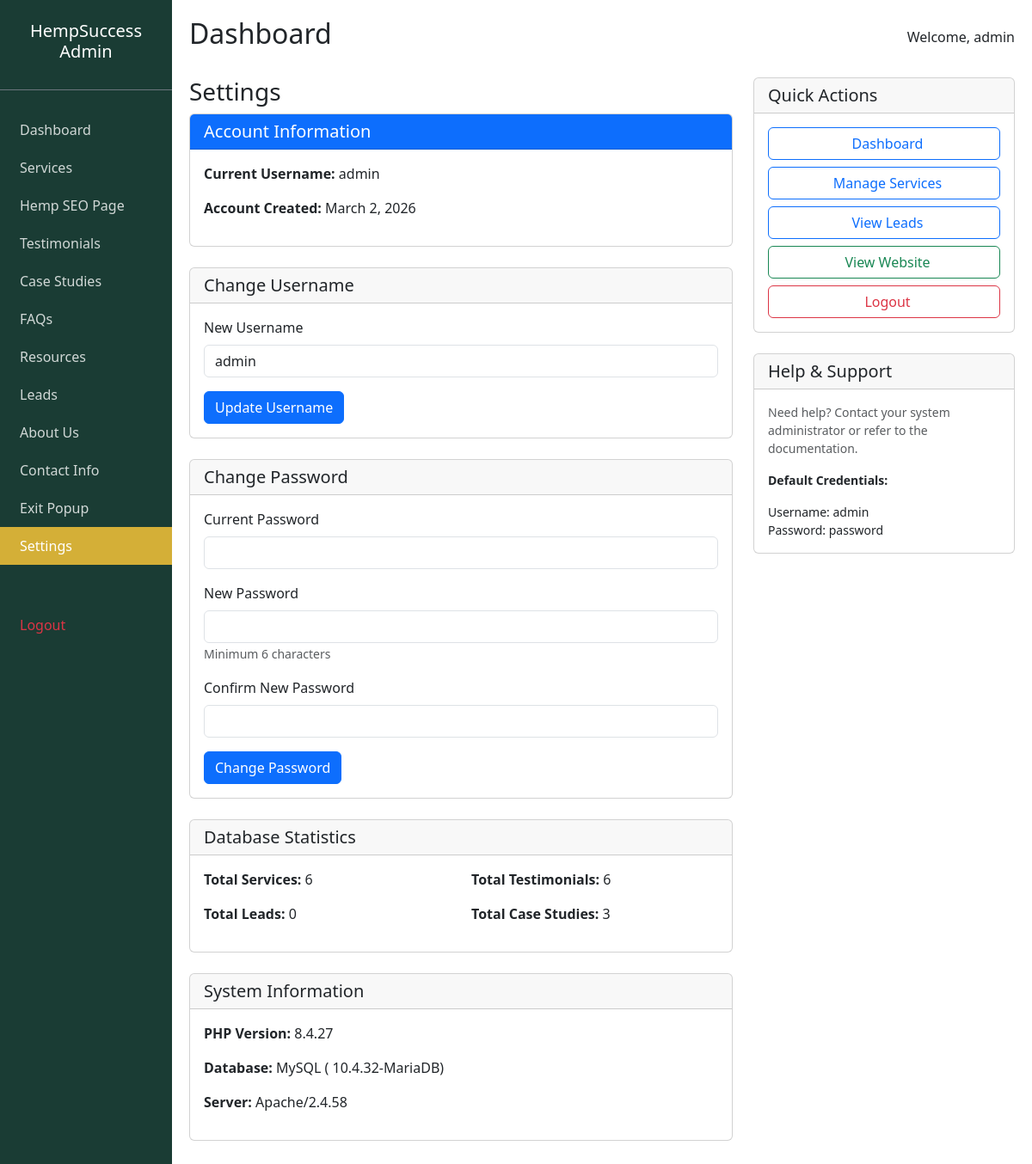
Screenshot of /admin/settings.php (signed in) with the database file from the repository.
### tables this page shows
CREATE TABLE IF NOT EXISTS users (
    id INT AUTO_INCREMENT PRIMARY KEY,
    username VARCHAR(50) NOT NULL UNIQUE,
    password VARCHAR(255) NOT NULL,
    created_at TIMESTAMP DEFAULT CURRENT_TIMESTAMP
);

### admin/settings.php (the view, shortened to what this page needs)
<?php
require_once '../config/db.php';
include 'includes/header.php';
$stmt = $pdo->prepare("SELECT * FROM users WHERE id = ?");
$stmt->execute([$_SESSION['user_id']]);
$current_user = $stmt->fetch();
?>
<div class="row">
    <div class="col-md-8">
        <h3>Settings</h3>
        <div class="card mb-4">
            <div class="card-header bg-primary text-white">
                <h5 class="mb-0">Account Information</h5>
            </div>
            <div class="card-body">
                <p><strong>Current Username:</strong>
                    <?php echo htmlspecialchars($current_user['username']); ?>
                </p>
                <p><strong>Account Created:</strong>
                    <?php echo date('F j, Y', strtotime($current_user['created_at'])); ?>
                </p>
            </div>
        </div>
        <div class="card mb-4">
            <div class="card-header">
                <h5 class="mb-0">Change Username</h5>
            </div>
            <div class="card-body">
                <form method="POST">
                    <div class="mb-3">
                        <label class="form-label">New Username</label>
                        <input type="text" name="new_username" class="form-control"
                            value="<?php echo htmlspecialchars($current_user['username']); ?>" required>
                    </div>
                    <button type="submit" name="change_username" class="btn btn-primary">Update Username</button>
                </form>
            </div>
        </div>
        <div class="card mb-4">
            <div class="card-header">
                <h5 class="mb-0">Change Password</h5>
            </div>
            <div class="card-body">
                <form method="POST">
                    <div class="mb-3">
                        <label class="form-label">Current Password</label>
                        <input type="password" name="current_password" class="form-control" required>
                    </div>
                    <div class="mb-3">
                        <label class="form-label">New Password</label>
                        <input type="password" name="new_password" class="form-control" required>
                        <small class="text-muted">Minimum 6 characters</small>
                    </div>
                    <div class="mb-3">
                        <label class="form-label">Confirm New Password</label>
                        <input type="password" name="confirm_password" class="form-control" required>
                    </div>
                    <button type="submit" name="change_password" class="btn btn-primary">Change Password</button>
                </form>
            </div>
        </div>
        <div class="card mb-4">
            <div class="card-header">
                <h5 class="mb-0">Database Statistics</h5>
            </div>
            <div class="card-body">
                <div class="row">
                    <div class="col-md-6">
                        <p><strong>Total Services:</strong>
                            <?php echo $pdo->query("SELECT COUNT(*) FROM services")->fetchColumn(); ?>
                        </p>
                        <p><strong>Total Leads:</strong>
                            <?php echo $pdo->query("SELECT COUNT(*) FROM leads")->fetchColumn(); ?>
                        </p>
                    </div>
                    <div class="col-md-6">
                        <p><strong>Total Testimonials:</strong>
                            <?php echo $pdo->query("SELECT COUNT(*) FROM testimonials")->fetchColumn(); ?>
                        </p>
                        <p><strong>Total Case Studies:</strong>
                            <?php echo $pdo->query("SELECT COUNT(*) FROM case_studies")->fetchColumn(); ?>
                        </p>
                    </div>
                </div>
            </div>
        </div>
        <div class="card mb-4">
            <div class="card-header">
                <h5 class="mb-0">System Information</h5>
            </div>
            <div class="card-body">
                <p><strong>PHP Version:</strong>
                    <?php echo phpversion(); ?>
                </p>
                <p><strong>Database:</strong> MySQL (
                    <?php echo $pdo->getAttribute(PDO::ATTR_SERVER_VERSION); ?>)
                </p>
                <p><strong>Server:</strong>
                    <?php echo $_SERVER['SERVER_SOFTWARE'] ?? 'Unknown'; ?>
                </p>
            </div>
        </div>
    </div>
    <div class="col-md-4">
        <div class="card mb-4">
            <div class="card-header">
                <h5 class="mb-0">Quick Actions</h5>
            </div>
            <div class="card-body">
                <a href="dashboard.php" class="btn btn-outline-primary w-100 mb-2">
                    <i class="ri-dashboard-line me-2"></i>Dashboard
                </a>
                <a href="services.php" class="btn btn-outline-primary w-100 mb-2">
                    <i class="ri-service-line me-2"></i>Manage Services
                </a>
                <a href="leads.php" class="btn btn-outline-primary w-100 mb-2">
                    <i class="ri-mail-line me-2"></i>View Leads
                </a>
                <a href="../index.php" target="_blank" class="btn btn-outline-success w-100 mb-2">
                    <i class="ri-external-link-line me-2"></i>View Website
                </a>
                <a href="logout.php" class="btn btn-outline-danger w-100">
                    <i class="ri-logout-box-line me-2"></i>Logout
                </a>
            </div>
        </div>
        <div class="card">
            <div class="card-header">
                <h5 class="mb-0">Help & Support</h5>
            </div>
            <div class="card-body">
                <p class="small text-muted">Need help? Contact your system administrator or refer to the documentation.
                </p>
                <p class="small"><strong>Default Credentials:</strong></p>
                <p class="small mb-0">Username: admin<br>Password: password</p>
            </div>
        </div>
    </div>
</div>
<?php include 'includes/footer.php'; ?>

### rows the page displays
users: username "admin", created_at "March 2, 2026", new_username "admin"

### other values shown
$_SESSION['username'] "admin"
$pdo->query("SELECT COUNT(*) FROM services")->fetchColumn() "6"
$pdo->query("SELECT COUNT(*) FROM leads")->fetchColumn() "0"
$pdo->query("SELECT COUNT(*) FROM testimonials")->fetchColumn() "6"
$pdo->query("SELECT COUNT(*) FROM case_studies")->fetchColumn() "3"
phpversion() "8.4.27"
$pdo->getAttribute(PDO::ATTR_SERVER_VERSION) "10.4.32-MariaDB"
$_SERVER['SERVER_SOFTWARE'] "Apache/2.4.58"
